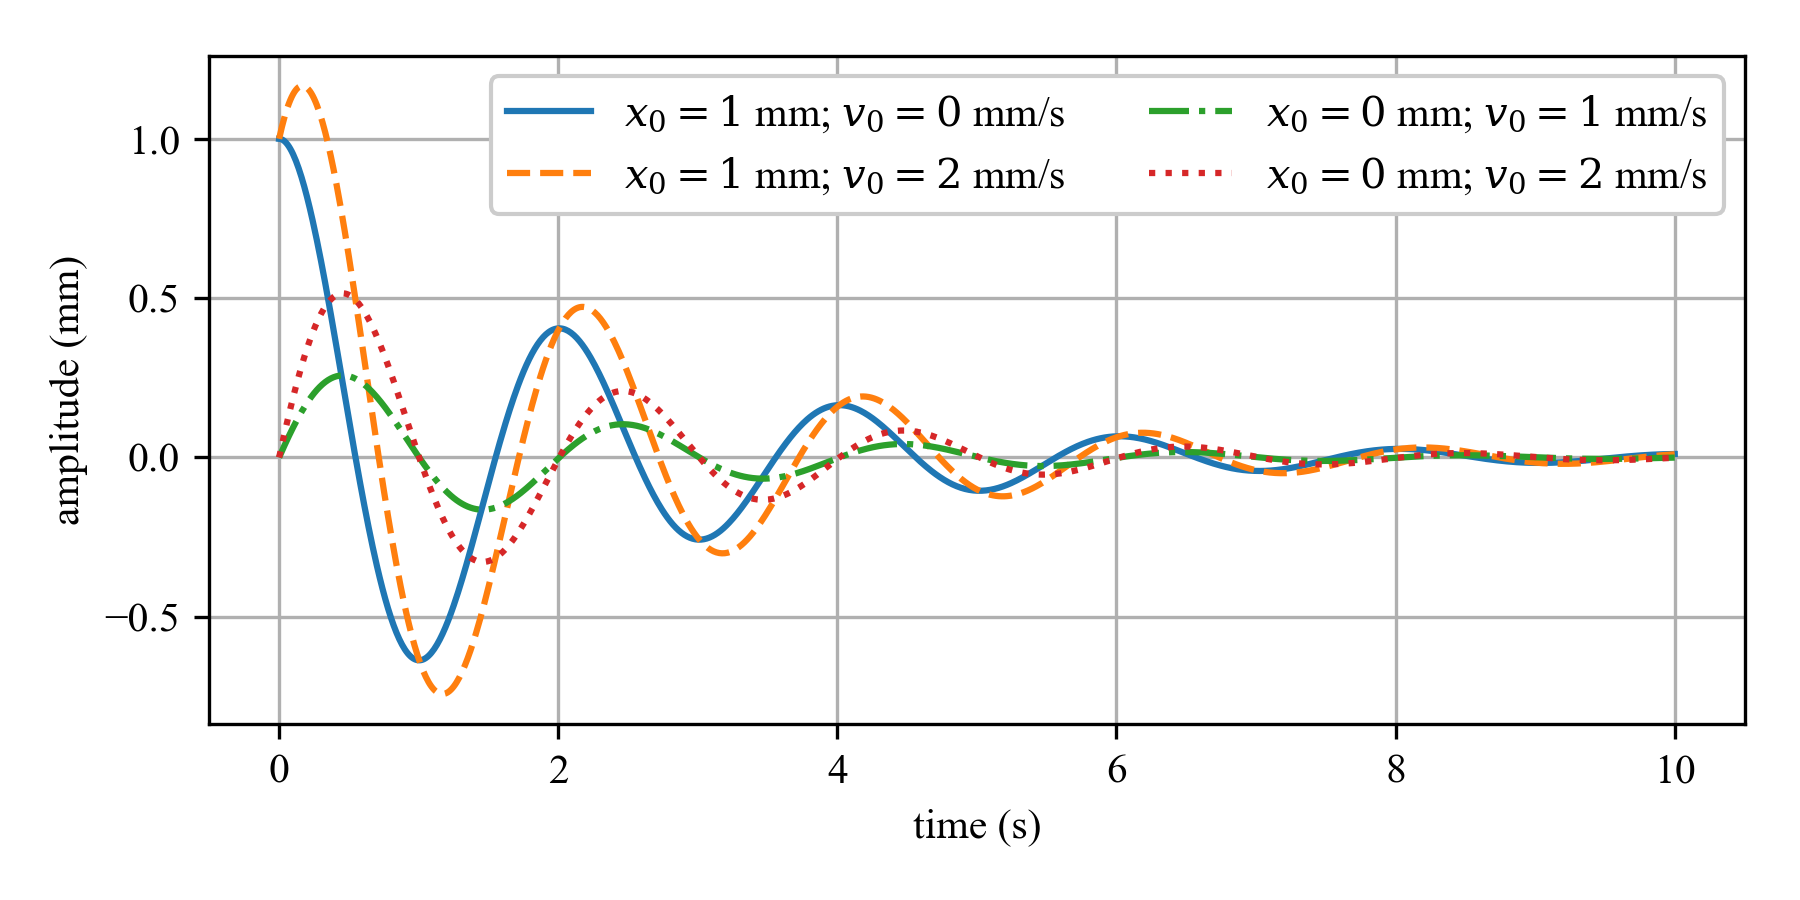

This chart was generated by the following Python code:
# -*- coding: utf-8 -*-
"""
Spyder Editor

This is a temporary script file.
"""

# import modules
import IPython as IP
IP.get_ipython().magic('reset -sf')

import warnings     # added to ignore the plotting warings about font types in math mode
warnings.simplefilter("ignore", UserWarning)

import matplotlib as mpl
from matplotlib.patches import Rectangle
import matplotlib.pyplot as plt
from mpl_toolkits.mplot3d import Axes3D
from mpl_toolkits.mplot3d import axes3d
import os as os
import numpy as np
import scipy as sp
import copy as copy
from matplotlib import cm
import time
#import pykrige as pykrige
import scipy.io as sio
tt1 = time.time()

plt.close('all')



#%% plot the underdamped examples

tt = np.linspace(0,10,1000)

k= 10         # N/m
m = 1         # kg
c = 0.9       # kg/s
omega_n = np.sqrt(k/m) # rad/sec
c_critical = 2*m*omega_n
zeta = c/c_critical
omega_d = omega_n*np.sqrt(1-zeta**2)

# calculate the underdamped response #1. 
x_0=1/1000   # mm
v_0=0/1000   # mm/s 
A = np.sqrt((v_0+zeta*omega_n*x_0)**2+(x_0*omega_d)**2)/omega_d
theta = np.arctan((omega_d*x_0)/(v_0+zeta*omega_n*x_0))
xx_underdamped_1 = A*np.exp(-zeta*omega_n*tt)*np.sin(omega_d*tt+theta)

# calculate the underdamped response #2. 
x_0=1/1000   # mm
v_0=2/1000   # mm/s 
A = np.sqrt((v_0+zeta*omega_n*x_0)**2+(x_0*omega_d)**2)/omega_d
theta = np.arctan((omega_d*x_0)/(v_0+zeta*omega_n*x_0))
xx_underdamped_2 = A*np.exp(-zeta*omega_n*tt)*np.sin(omega_d*tt+theta)

# calculate the underdamped response #3. 
x_0=0/1000   # mm
v_0=1/1000   # mm/s 
A = np.sqrt((v_0+zeta*omega_n*x_0)**2+(x_0*omega_d)**2)/omega_d
theta = np.arctan((omega_d*x_0)/(v_0+zeta*omega_n*x_0))
xx_underdamped_3 = A*np.exp(-zeta*omega_n*tt)*np.sin(omega_d*tt+theta)

# calculate the underdamped response #4. 
x_0=0/1000   # mm
v_0=2/1000   # mm/s 
A = np.sqrt((v_0+zeta*omega_n*x_0)**2+(x_0*omega_d)**2)/omega_d
theta = np.arctan((omega_d*x_0)/(v_0+zeta*omega_n*x_0))
xx_underdamped_4 = A*np.exp(-zeta*omega_n*tt)*np.sin(omega_d*tt+theta)



plt.figure(figsize=(6,3))
plt.plot(tt,xx_underdamped_1*1000,'-',label='$x_0=1$ mm; $v_0=0$ mm/s')
plt.plot(tt,xx_underdamped_2*1000,'--',label='$x_0=1$ mm; $v_0=2$ mm/s')
plt.plot(tt,xx_underdamped_3*1000,'-.',label='$x_0=0$ mm; $v_0=1$ mm/s')
plt.plot(tt,xx_underdamped_4*1000,':',label='$x_0=0$ mm; $v_0=2$ mm/s')
plt.grid('on')
plt.ylabel('amplitude (mm)')
plt.xlabel('time (s)')
plt.tight_layout()
plt.legend(loc=1,ncol=2,framealpha=1)
plt.savefig('Under_damped_various_initial_conditions',dpi=300)





























































































